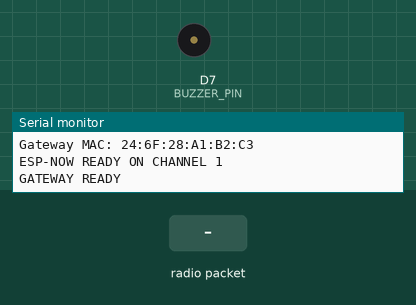
A sketch run on a simulated ESP8266 (NodeMCU). Parts: buzzer (waves = sounding, pin HIGH), the last lines printed to the serial monitor. The inputs (shaded band) are chosen by the test bench. The modem accepts every AT command (registered, SIM ready, sends succeed) and sends nothing else.

Above: at 9.5 s.
9.6 s: radio packet "ALERT|NO_FIX" arrives
At 9.84 s:
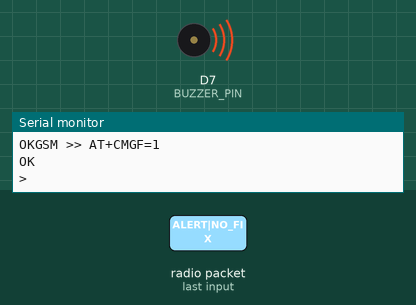
11.5 s: radio packet "+CMGS:" arrives
13.0 s: radio packet "ERROR" arrives
Timing chart, 0 to 16.0 s (numbered marks = the images above; inputs shaded):
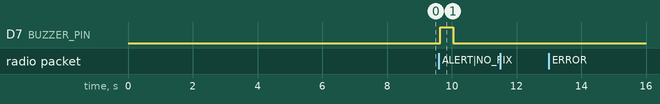

The sketch:

Shaktibandh_Gateway_Receiver.ino
```cpp
#include <ESP8266WiFi.h>
#include <espnow.h>
#include <SoftwareSerial.h>
#include <math.h>

// SHAKTIBANDH GATEWAY - NodeMCU ESP8266
// Buzzer D7. SIM900A TX -> divider -> D1 (NodeMCU RX).
// NodeMCU D6 (TX) -> SIM900A RX. Common GND.
// SIM900A needs a suitable separate supply and must be powered on via PWRKEY.

#define BUZZER_PIN D7
#define GSM_RX D1
#define GSM_TX D6
#define WIFI_CHANNEL 1

const char PHONE_NUMBER[] = "+91XXXXXXXXXX"; // Replace with recipient number
SoftwareSerial gsm(GSM_RX, GSM_TX);

volatile bool alertReceived = false;
volatile bool receivedGPSFix = false;
volatile float receivedLatitude = 0.0f;
volatile float receivedLongitude = 0.0f;

unsigned long lastSMSTime = 0;
const unsigned long SMS_COOLDOWN = 5000;

bool waitForResponse(const char* expected, unsigned long timeout) {
  unsigned long start = millis();
  String response;
  while (millis() - start < timeout) {
    while (gsm.available()) {
      char c = (char)gsm.read();
      Serial.write(c);
      response += c;
      if (response.indexOf(expected) >= 0) return true;
      if (response.length() > 300) response.remove(0, 150);
    }
    yield();
  }
  return false;
}

bool sendAT(const char* command, const char* expected, unsigned long timeout) {
  while (gsm.available()) gsm.read();
  Serial.print("GSM >> "); Serial.println(command);
  gsm.println(command);
  return waitForResponse(expected, timeout);
}

// Run once at startup to identify why SMS submission may be rejected.
void diagnoseSMS() {
  Serial.println("\n===== SMS DIAGNOSTICS =====");
  sendAT("AT", "OK", 3000);
  sendAT("AT+CPIN?", "OK", 3000);
  sendAT("AT+CSQ", "OK", 3000);
  sendAT("AT+CREG?", "OK", 3000);
  sendAT("AT+CMGF=1", "OK", 3000);
  sendAT("AT+CSCA?", "OK", 3000);
  Serial.println("===== DIAGNOSTICS COMPLETE =====");
}

void OnDataRecv(uint8_t* mac, uint8_t* incomingData, uint8_t len) {
  char msg[64];
  if (len == 0 || len >= sizeof(msg)) {
    Serial.println("Invalid ESP-NOW packet length");
    return;
  }
  memcpy(msg, incomingData, len);
  msg[len] = '\0';
  Serial.print("ESP-NOW Received: "); Serial.println(msg);

  if (strcmp(msg, "ALERT|NO_FIX") == 0) {
    receivedGPSFix = false;
    alertReceived = true;
    Serial.println("SOS received, transmitter reports NO_FIX");
    return;
  }

  float lat, lon;
  if (sscanf(msg, "ALERT|%f|%f", &lat, &lon) == 2) {
    if (isfinite(lat) && isfinite(lon) &&
        lat >= -90.0f && lat <= 90.0f &&
        lon >= -180.0f && lon <= 180.0f) {
      receivedLatitude = lat;
      receivedLongitude = lon;
      receivedGPSFix = true;
      alertReceived = true;
      Serial.print("Latitude: "); Serial.println(lat, 6);
      Serial.print("Longitude: "); Serial.println(lon, 6);
    } else {
      Serial.println("Invalid GPS coordinate range");
    }
    return;
  }
  Serial.println("Unknown packet format");
}

bool initializeGSM() {
  Serial.println("Initializing SIM900A...");
  delay(8000);
  bool ok = false;

  for (int i = 1; i <= 5; i++) {
    Serial.print("AT test "); Serial.println(i);
    if (sendAT("AT", "OK", 2500)) { ok = true; break; }
    Serial.println("No AT response");
    delay(1000);
  }

  if (!ok) {
    Serial.println("SIM900A NOT RESPONDING. ESP-NOW will still start.");
    return false;
  }

  Serial.println("SIM900A AT communication OK");
  sendAT("ATE0", "OK", 3000);
  sendAT("AT+CPIN?", "OK", 3000);
  sendAT("AT+CSQ", "OK", 3000);
  sendAT("AT+CREG?", "OK", 3000);
  sendAT("AT+CMGF=1", "OK", 3000);
  return true;
}

bool sendSMS(const char* message) {
  Serial.println("===== SENDING SOS SMS =====");

  if (!sendAT("AT", "OK", 3000)) {
    Serial.println("SMS FAILED: SIM900A did not answer AT");
    return false;
  }
  if (!sendAT("AT+CMGF=1", "OK", 5000)) {
    Serial.println("SMS FAILED: could not set text mode");
    return false;
  }

  while (gsm.available()) gsm.read();
  gsm.print("AT+CMGS=\"");
  gsm.print(PHONE_NUMBER);
  gsm.println("\"");

  if (!waitForResponse(">", 10000)) {
    Serial.println("SMS FAILED: no CMGS prompt");
    return false;
  }

  gsm.print(message);
  delay(300);
  gsm.write(26); // Ctrl+Z

  unsigned long start = millis();
  String response;
  while (millis() - start < 30000) {
    while (gsm.available()) {
      char c = (char)gsm.read();
      Serial.write(c);
      response += c;
      if (response.indexOf("+CMGS:") >= 0) {
        Serial.println("SMS SENT: +CMGS confirmation received");
        return true;
      }
      if (response.indexOf("ERROR") >= 0) {
        Serial.println("Modem returned SMS ERROR");
        return false;
      }
      if (response.length() > 300) response.remove(0, 150);
    }
    yield();
  }
  Serial.println("SMS result timeout");
  return false;
}

void setup() {
  Serial.begin(115200);
  delay(200);
  pinMode(BUZZER_PIN, OUTPUT);
  digitalWrite(BUZZER_PIN, LOW);
  gsm.begin(9600);

  Serial.println();
  Serial.println("===== SHAKTIBANDH GATEWAY =====");
  initializeGSM();
  // Extra SMS diagnostics: SIM readiness, signal, network registration and SMSC.
  diagnoseSMS();

  WiFi.mode(WIFI_STA);
  WiFi.disconnect();
  delay(100);
  wifi_set_channel(WIFI_CHANNEL);

  Serial.print("Gateway MAC: "); Serial.println(WiFi.macAddress());
  if (esp_now_init() != 0) {
    Serial.println("ESP-NOW INIT FAILED");
    while (true) delay(1000);
  }
  esp_now_set_self_role(ESP_NOW_ROLE_SLAVE);
  esp_now_register_recv_cb(OnDataRecv);

  Serial.println("ESP-NOW READY ON CHANNEL 1");
  Serial.println("GATEWAY READY");
}

void loop() {
  if (alertReceived && millis() - lastSMSTime >= SMS_COOLDOWN) {
    noInterrupts();
    bool gpsAvailable = receivedGPSFix;
    float lat = receivedLatitude;
    float lon = receivedLongitude;
    alertReceived = false;
    interrupts();

    Serial.println();
    Serial.println("!!!!!!!! SOS ALERT RECEIVED !!!!!!!!");

    char sms[250];
    if (gpsAvailable) {
      snprintf(sms, sizeof(sms),
        "SOS ALERT! Shaktibandh emergency button activated.\n"
        "Latitude: %.6f\nLongitude: %.6f\n"
        "Google Maps: https://maps.google.com/?q=%.6f,%.6f",
        lat, lon, lat, lon);
      Serial.println("SMS will include received coordinates");
    } else {
      snprintf(sms, sizeof(sms),
        "SOS ALERT! Shaktibandh emergency button activated.\n"
        "GPS LOCATION UNAVAILABLE. Wearable reported no recent fix.");
      Serial.println("GPS location unavailable");
    }

    digitalWrite(BUZZER_PIN, HIGH);
    bool sent = sendSMS(sms);
    digitalWrite(BUZZER_PIN, LOW);
    lastSMSTime = millis();
    Serial.println(sent ? "GATEWAY: SMS SENT" : "GATEWAY: SMS FAILED");
  }
  yield();
}
```

Measured:
- after the input at 9.6 s, D7 (BUZZER_PIN): LOW → HIGH after 0.05 s, → LOW 0.39 s later
